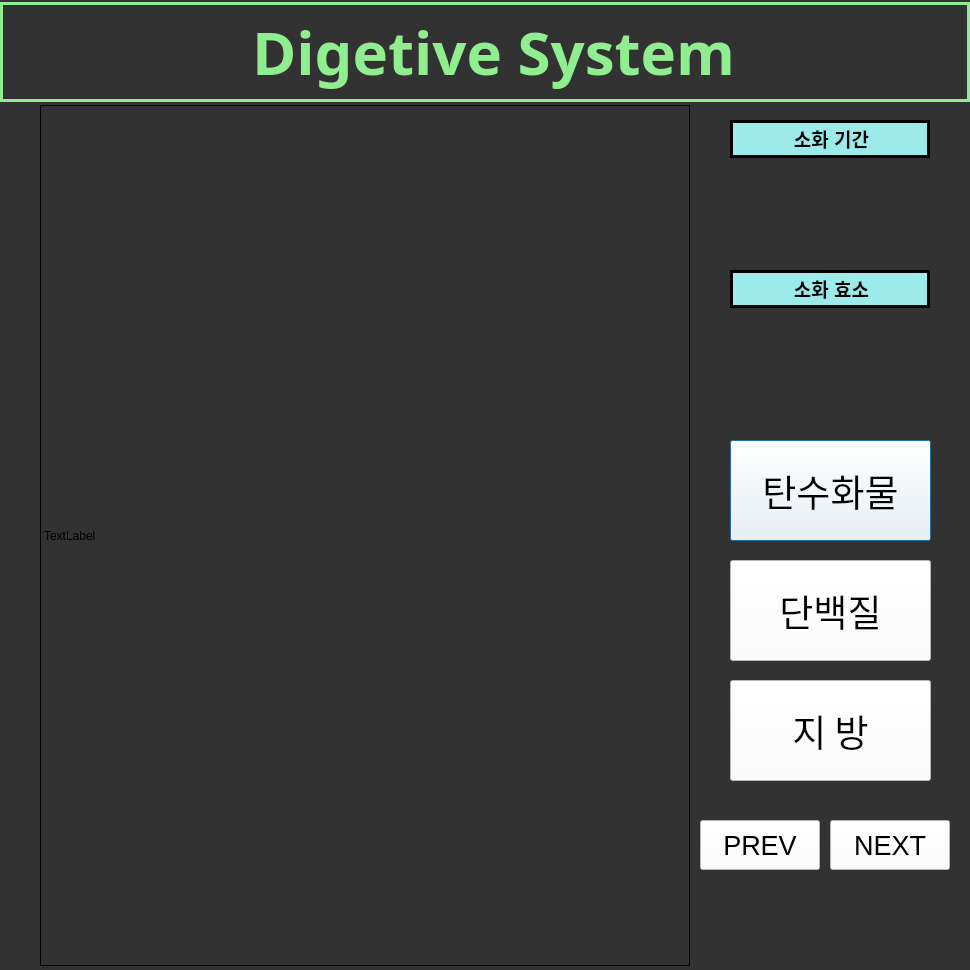
<?xml version="1.0" encoding="UTF-8"?>
<ui version="4.0">
 <class>Dialog</class>
 <widget class="QDialog" name="Dialog">
  <property name="geometry">
   <rect>
    <x>0</x>
    <y>0</y>
    <width>970</width>
    <height>970</height>
   </rect>
  </property>
  <property name="windowTitle">
   <string>Dialog</string>
  </property>
  <property name="autoFillBackground">
   <bool>false</bool>
  </property>
  <property name="styleSheet">
   <string notr="true">background-color: rgb(50,50,50);</string>
  </property>
  <widget class="QPushButton" name="btn_carbs">
   <property name="geometry">
    <rect>
     <x>730</x>
     <y>440</y>
     <width>201</width>
     <height>101</height>
    </rect>
   </property>
   <property name="font">
    <font>
     <family>Bahnschrift</family>
     <pointsize>28</pointsize>
    </font>
   </property>
   <property name="contextMenuPolicy">
    <enum>Qt::DefaultContextMenu</enum>
   </property>
   <property name="styleSheet">
    <string notr="true">background-color: rgb(255,255,255);</string>
   </property>
   <property name="text">
    <string>탄수화물</string>
   </property>
   <property name="flat">
    <bool>false</bool>
   </property>
  </widget>
  <widget class="QPushButton" name="btn_protein">
   <property name="geometry">
    <rect>
     <x>730</x>
     <y>560</y>
     <width>201</width>
     <height>101</height>
    </rect>
   </property>
   <property name="font">
    <font>
     <family>Bahnschrift</family>
     <pointsize>28</pointsize>
    </font>
   </property>
   <property name="contextMenuPolicy">
    <enum>Qt::DefaultContextMenu</enum>
   </property>
   <property name="styleSheet">
    <string notr="true">background-color: rgb(255,255,255);</string>
   </property>
   <property name="text">
    <string>단백질</string>
   </property>
   <property name="flat">
    <bool>false</bool>
   </property>
  </widget>
  <widget class="QPushButton" name="btn_fat">
   <property name="geometry">
    <rect>
     <x>730</x>
     <y>680</y>
     <width>201</width>
     <height>101</height>
    </rect>
   </property>
   <property name="font">
    <font>
     <family>Bahnschrift</family>
     <pointsize>28</pointsize>
    </font>
   </property>
   <property name="contextMenuPolicy">
    <enum>Qt::DefaultContextMenu</enum>
   </property>
   <property name="styleSheet">
    <string notr="true">background-color: rgb(255,255,255);</string>
   </property>
   <property name="text">
    <string>지 방</string>
   </property>
   <property name="flat">
    <bool>false</bool>
   </property>
  </widget>
  <widget class="QLabel" name="mainLabel">
   <property name="geometry">
    <rect>
     <x>40</x>
     <y>105</y>
     <width>650</width>
     <height>861</height>
    </rect>
   </property>
   <property name="frameShape">
    <enum>QFrame::Box</enum>
   </property>
   <property name="text">
    <string>TextLabel</string>
   </property>
  </widget>
  <widget class="QPushButton" name="btn_next">
   <property name="geometry">
    <rect>
     <x>830</x>
     <y>820</y>
     <width>120</width>
     <height>50</height>
    </rect>
   </property>
   <property name="font">
    <font>
     <family>Arial</family>
     <pointsize>20</pointsize>
    </font>
   </property>
   <property name="styleSheet">
    <string notr="true">background-color: rgb(255,255,255);</string>
   </property>
   <property name="text">
    <string>NEXT</string>
   </property>
  </widget>
  <widget class="QPushButton" name="btn_prev">
   <property name="geometry">
    <rect>
     <x>700</x>
     <y>820</y>
     <width>120</width>
     <height>50</height>
    </rect>
   </property>
   <property name="font">
    <font>
     <family>Arial</family>
     <pointsize>20</pointsize>
    </font>
   </property>
   <property name="styleSheet">
    <string notr="true">background-color: rgb(255,255,255);</string>
   </property>
   <property name="text">
    <string>PREV</string>
   </property>
  </widget>
  <widget class="QLabel" name="label">
   <property name="geometry">
    <rect>
     <x>0</x>
     <y>2</y>
     <width>970</width>
     <height>100</height>
    </rect>
   </property>
   <property name="font">
    <font>
     <family>Bahnschrift SemiBold</family>
     <pointsize>45</pointsize>
     <weight>75</weight>
     <bold>true</bold>
    </font>
   </property>
   <property name="styleSheet">
    <string notr="true">color : lightgreen;
</string>
   </property>
   <property name="frameShape">
    <enum>QFrame::Box</enum>
   </property>
   <property name="frameShadow">
    <enum>QFrame::Plain</enum>
   </property>
   <property name="lineWidth">
    <number>3</number>
   </property>
   <property name="midLineWidth">
    <number>0</number>
   </property>
   <property name="text">
    <string>&lt;html&gt;&lt;head/&gt;&lt;body&gt;&lt;p align=&quot;center&quot;&gt;Digetive System&lt;/p&gt;&lt;/body&gt;&lt;/html&gt;</string>
   </property>
  </widget>
  <widget class="QLabel" name="label_2">
   <property name="geometry">
    <rect>
     <x>730</x>
     <y>120</y>
     <width>200</width>
     <height>38</height>
    </rect>
   </property>
   <property name="styleSheet">
    <string notr="true">background-color: rgb(156, 234, 234)</string>
   </property>
   <property name="frameShape">
    <enum>QFrame::Panel</enum>
   </property>
   <property name="lineWidth">
    <number>3</number>
   </property>
   <property name="text">
    <string>&lt;html&gt;&lt;head/&gt;&lt;body&gt;&lt;p align=&quot;center&quot;&gt;&lt;span style=&quot; font-size:14pt; font-weight:600;&quot;&gt;소화 기간&lt;/span&gt;&lt;/p&gt;&lt;/body&gt;&lt;/html&gt;</string>
   </property>
  </widget>
  <widget class="QLabel" name="label_3">
   <property name="geometry">
    <rect>
     <x>730</x>
     <y>270</y>
     <width>200</width>
     <height>38</height>
    </rect>
   </property>
   <property name="styleSheet">
    <string notr="true">background-color: rgb(156, 234, 234)</string>
   </property>
   <property name="frameShape">
    <enum>QFrame::Panel</enum>
   </property>
   <property name="lineWidth">
    <number>3</number>
   </property>
   <property name="text">
    <string>&lt;html&gt;&lt;head/&gt;&lt;body&gt;&lt;p align=&quot;center&quot;&gt;&lt;span style=&quot; font-size:14pt; font-weight:600;&quot;&gt;소화 효소&lt;/span&gt;&lt;/p&gt;&lt;/body&gt;&lt;/html&gt;</string>
   </property>
  </widget>
  <zorder>mainLabel</zorder>
  <zorder>btn_carbs</zorder>
  <zorder>btn_protein</zorder>
  <zorder>btn_fat</zorder>
  <zorder>btn_next</zorder>
  <zorder>btn_prev</zorder>
  <zorder>label</zorder>
  <zorder>label_2</zorder>
  <zorder>label_3</zorder>
 </widget>
 <resources/>
 <connections/>
</ui>
